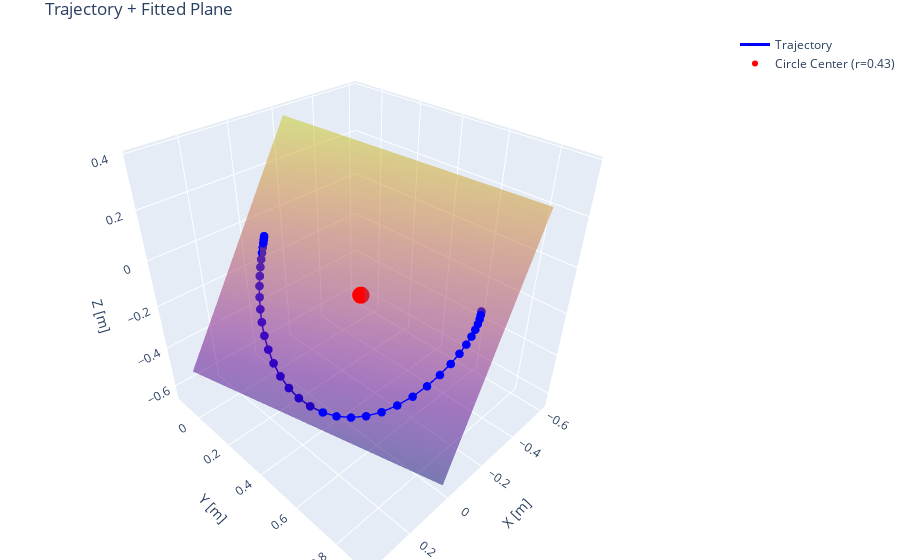

The notebook cell this image was saved under:
### Code cell
import numpy as np
import plotly.graph_objects as go
from scipy.spatial.transform import Rotation as R

def fit_plane_pca(points):
    """
    Fit plane via PCA: returns centroid (plane point), normal, and in-plane axes u, v.
    """
    centroid = np.mean(points, axis=0)
    X = points - centroid
    _, _, Vt = np.linalg.svd(X, full_matrices=False)
    u = Vt[0] / np.linalg.norm(Vt[0])
    v = Vt[1] / np.linalg.norm(Vt[1])
    normal = Vt[2] / np.linalg.norm(Vt[2])
    return centroid, normal, u, v

def fit_circle_2d(xy):
    """
    Algebraic 2D circle fit: solves for (cx, cy, r)
    """
    x = xy[:,0]; y = xy[:,1]
    A = np.column_stack([2*x, 2*y, np.ones_like(x)])
    b = x**2 + y**2
    c, d, f = np.linalg.lstsq(A, b, rcond=None)[0]
    cx, cy = c, d
    r = np.sqrt(f + cx**2 + cy**2)
    return np.array([cx, cy]), r

def calculate_plane_and_center_from_arc(pos):
    """
    Fit plane to trajectory, then fit a circle in that plane to find true center.
    Returns:
      - center_3d: 3D circle center
      - normal, u, v: plane axes
      - radius: circle radius
    """
    # 1) Fit plane
    centroid, normal, u, v = fit_plane_pca(pos)
    # 2) Project points to plane coords
    X = pos - centroid
    coords2d = np.vstack([X.dot(u), X.dot(v)]).T
    # 3) Fit circle in 2D
    center2d, radius = fit_circle_2d(coords2d)
    # 4) Back to 3D
    center_3d = centroid + center2d[0]*u + center2d[1]*v
    return center_3d, normal, u, v, radius

def plot_trajectory_with_fitted_plane_and_circle(pos, resolution=20, opacity=0.5, title="Trajectory + Fitted Plane"):
    """
    Plots trajectory, best-fit plane, and circle center/radius.
    """
    center, normal, u, v, radius = calculate_plane_and_center_from_arc(pos)
    # Create plane mesh
    r_lim = radius * 1.2
    us = np.linspace(-r_lim, r_lim, resolution)
    vs = np.linspace(-r_lim, r_lim, resolution)
    uu, vv = np.meshgrid(us, vs)
    Xp = center[0] + uu*u[0] + vv*v[0]
    Yp = center[1] + uu*u[1] + vv*v[1]
    Zp = center[2] + uu*u[2] + vv*v[2]

    fig = go.Figure()
    # plane
    fig.add_trace(go.Surface(x=Xp, y=Yp, z=Zp, opacity=opacity, showscale=False, name="Plane"))
    # trajectory
    fig.add_trace(go.Scatter3d(x=pos[:,0], y=pos[:,1], z=pos[:,2],
                                mode='lines+markers', line=dict(color='blue', width=3),
                                marker=dict(size=3), name='Trajectory'))
    # circle center
    fig.add_trace(go.Scatter3d(x=[center[0]], y=[center[1]], z=[center[2]],
                                mode='markers', marker=dict(color='red', size=6),
                                name=f'Circle Center (r={radius:.2f})'))
    fig.update_layout(scene=dict(xaxis_title='X [m]', yaxis_title='Y [m]', zaxis_title='Z [m]', aspectmode='data'),
                      title=title, margin=dict(l=0,r=0,b=0,t=30))
    fig.show()

# Example usage:
pos, vel, a_mag = compute_trajectory_2(df,deadband=12)
plot_trajectory_with_fitted_plane_and_circle(pos)

### Figure 1 — Plotly figure (JSON) as saved in the notebook; plotly's stock layout.template omitted (floating-point values rounded to 4 significant figures; data arrays with more than 128 entries replaced by an {"elided": "..."} marker saying what was removed)
{"data": [{"name": "Plane", "opacity": 0.5, "showscale": false, "type": "surface", "x": {"elided": "20x20 float values"}, "y": {"elided": "20x20 float values"}, "z": {"elided": "20x20 float values"}}, {"line": {"color": "blue", "width": 3}, "marker": {"size": 3}, "mode": "lines+markers", "name": "Trajectory", "type": "scatter3d", "x": {"elided": "188 float values"}, "y": {"elided": "188 float values"}, "z": {"elided": "188 float values"}}, {"marker": {"color": "red", "size": 6}, "mode": "markers", "name": "Circle Center (r=0.43)", "type": "scatter3d", "x": [-0.1172], "y": [0.3954], "z": [-0.132]}], "layout": {"margin": {"b": 0, "l": 0, "r": 0, "t": 30}, "scene": {"aspectmode": "data", "xaxis": {"title": {"text": "X [m]"}}, "yaxis": {"title": {"text": "Y [m]"}}, "zaxis": {"title": {"text": "Z [m]"}}}, "title": {"text": "Trajectory + Fitted Plane"}}}
